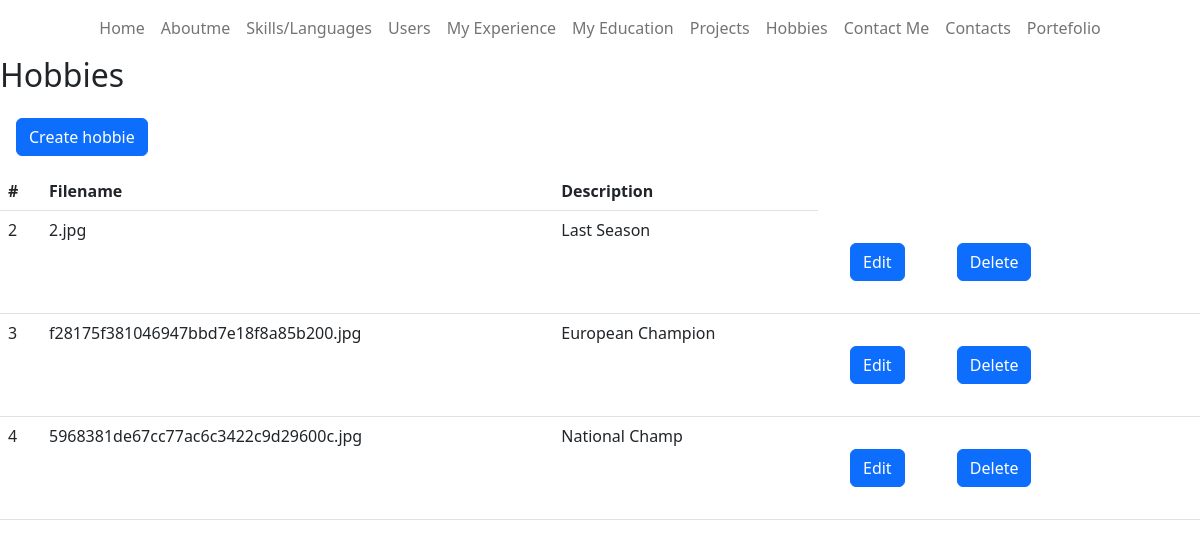
The app's page /CMS/pages/hobbies/read.php with its own data.
### tables this page shows
CREATE TABLE `hobbies` (
  `id` int(11) NOT NULL,
  `filename` varchar(100) NOT NULL,
  `description` varchar(100) NOT NULL
);

### CMS/pages/hobbies/read.php (the view, shortened to what this page needs)
<?php
$pdo = pdo_connect_mysql();
$page = isset($_GET['page']) && is_numeric($_GET['page']) ? (int)$_GET['page'] : 1;
$records_per_page = 20;
$stmt = $pdo->prepare('SELECT * FROM hobbies ORDER BY id LIMIT :current_page, :record_per_page');
$stmt->bindValue(':current_page', ($page-1)*$records_per_page, PDO::PARAM_INT);
$stmt->bindValue(':record_per_page', $records_per_page, PDO::PARAM_INT);
$stmt->execute();
$hobbies = $stmt->fetchAll(PDO::FETCH_ASSOC);
?>
<div class="content read">
<?php
require_once "../../navbars/navbaradmin.php";
?>
	<h2>Hobbies</h2>
    <button onclick="window.location.href='./create.php'" class="create-language btn btn-primary m-3">Create hobbie</button>
	<table class="table">
        <thead>
            <tr>
                <th>#</th>
                <th>Filename</th>
                <th>Description</th>
            </tr>
        </thead>
        <tbody>
            <?php foreach ($hobbies as $hobbie): ?>
            <tr>
                <td><?=$hobbie['id']?></td>
                <td><?=$hobbie['filename']?></td>
                <td><?=$hobbie['description']?></td>
                <td class="actions">
                <?php echo "<a href=\"update.php?id={$hobbie['id']}\" class=\"edit\"><button type='button' class='btn btn-primary m-4'>Edit</button></a>"?>
                <?php echo "<a href=\"delete.php?id={$hobbie['id']}\" class=\"trash\"><button type='button' class='btn btn-primary m-4'>Delete</button> </a>"?>
                </td>
            </tr>
            <?php endforeach; ?>
        </tbody>
    </table>
</div>

### records on screen
hobbies: id "2", filename "2.jpg", description "Last Season"
hobbies: id "3", filename "f28175f381046947bbd7e18f8a85b200.jpg", description "European Champion"
hobbies: id "4", filename "5968381de67cc77ac6c3422c9d29600c.jpg", description "National Champ"
